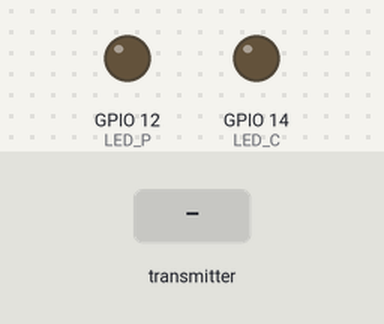
A program run on a simulated ESP32. On the bench: output pins drawn as LEDs (lit = HIGH). Dashed ring = blinking. The test bench sets the inputs (shaded band). What the program prints to the serial monitor is not drawn.

Above: at 1.2 s.
1.3 s: the transmitter starts sending id = 0
At 2.4 s:
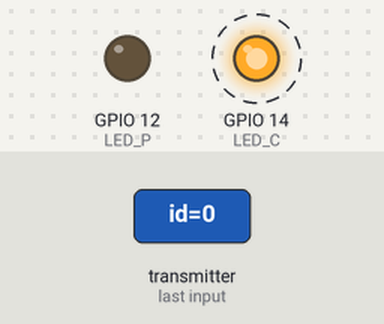
5.8 s: the transmitter starts sending id = 64
At 6.8 s:
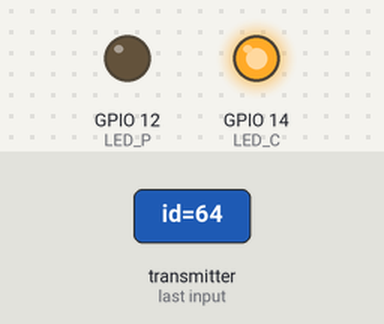
Timing chart, 0 to 8.8 s (numbered marks = the images above; inputs shaded):
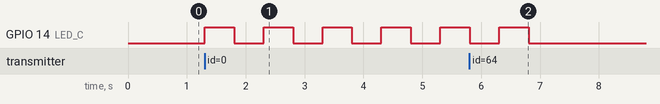

The program:

main.cpp
```cpp
#include <Arduino.h>
#include "connections.h"
#include <WiFi.h>
#include <esp_now.h>
#include <esp_wifi.h>

// References:
// https://randomnerdtutorials.com/esp-now-many-to-one-esp32/
// https://randomnerdtutorials.com/get-change-esp32-esp8266-mac-address-arduino/

uint8_t MACAddress[] = {0x32, 0xAE, 0xA4, 0x07, 0x0D, 0x66};

typedef struct struct_payload
{
  uint8_t id;
  char action;
} struct_payload;

struct_payload payload;

void blinkLED(uint8_t led)
{
  digitalWrite(led, HIGH);
  delay(500);
  digitalWrite(led, LOW);
  delay(500);
}

void setupMACAddress()
{
  Serial.print("[OLD] ESP32 Board MAC Address:  ");
  Serial.println(WiFi.macAddress());

  esp_wifi_set_mac(WIFI_IF_STA, &MACAddress[0]);

  Serial.print("[NEW] ESP32 Board MAC Address:  ");
  Serial.println(WiFi.macAddress());
}

void OnDataRecieved(const uint8_t *mac_addr, const uint8_t *incomingPayload, int len)
{
  memcpy(&payload, incomingPayload, sizeof(payload));

  Serial.printf("Module: %c \n", payload.id);
  Serial.println();
  Serial.printf("Action: %c \n", payload.action);
  Serial.println();

  switch (payload.id)
  {
    case 0:
    case 1:
      blinkLED(LED_C);
      break;
    case 2:
      blinkLED(LED_P);
      break;
  }

  Serial.print('~');
  Serial.println(payload.action);
}


void setup()
{
  Serial.begin(115200);
  pinMode(LED_C, OUTPUT);
  pinMode(LED_P, OUTPUT);

  // Change MAC address for easy programmability
  setupMACAddress();

  // Setup ESP-NOW
  WiFi.mode(WIFI_STA);

  if (esp_now_init() != ESP_OK)
  {
      Serial.println("Error initializing ESP-NOW");
      return;
  }

  esp_now_register_recv_cb(OnDataRecieved);
}

void loop()
{
}
```

connections.h
```cpp
#define LED_C 14
#define LED_P 12
```

Measured:
- after the input at 1.3 s, GPIO 14 (LED_C): alternates HIGH for 0.50 s and LOW for 0.50 s, starting at once
- after the input at 5.8 s, GPIO 14 (LED_C): goes on until 6.8 s, then stays LOW
